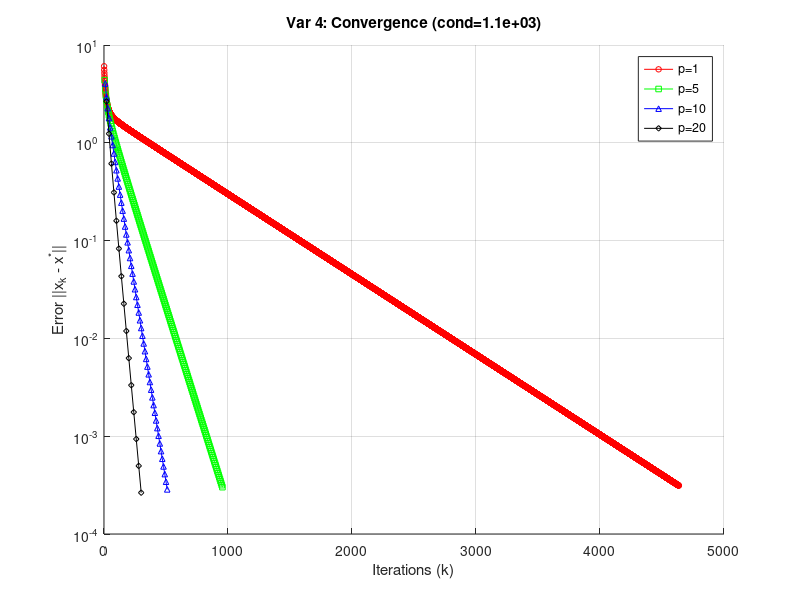

Write the MATLAB code that produced this figure.
function lab3_var4
    clc; close all;

    % Параметры для Варианта 4
    nx = 6;
    ny = 6;

    % Точность e^-10
    eps_val = exp(-10);

    % 1. Формирование матрицы
    A = gallery('wathen', nx, ny);
    n = size(A, 1);

    fprintf('=== ВАРИАНТ 4 (nx=%d, ny=%d, size=%dx%d) ===\n', nx, ny, n, n);

    % 2. Спектральный анализ
    opts.tol = 1e-6;
    % ИСПРАВЛЕНИЕ: Используем 'LM' и 'SM' вместо 'largestabs'/'smallestabs'
    M = eigs(A, 1, 'LM', opts);
    m = eigs(A, 1, 'SM', opts);

    % M и m могут вернуться как векторы или матрицы 1x1, берем значения
    M = abs(M(1));
    m = abs(m(1));

    condA = M / m;

    % 3. Теоретические оценки сходимости
    nu_iter_theor = (M - m) / (M + m);
    nu_rich_theor = (sqrt(condA) - 1) / (sqrt(condA) + 1);

    % 4. Модельная задача
    x_true = rand(n, 1);
    b = A * x_true;
    x0_start = zeros(n, 1);

    fprintf('\n%-10s | %-10s | %-10s | %-5s | %-8s | %-10s\n', ...
        'cond(A)', 'nu_iter', 'nu_rich', 'p', 'k (iter)', 'nu (fact)');
    fprintf('%s\n', repmat('-', 1, 70));

    pp = [1, 5, 10, 20];

    figure(1); hold on; grid on;
    colors = ['r', 'g', 'b', 'k'];
    styles = {'-o', '-s', '-^', '-d'};

    for idx = 1:length(pp)
        p = pp(idx);

        alpha = zeros(1, p);
        for i = 0:p-1
            root_cheb = (M + m)/2 + ((M - m)/2) * cos((2*i + 1)*pi / (2*p));
            alpha(i+1) = 1 / root_cheb;
        end

        x = x0_start;
        k = 0;
        err_history = [];
        initial_err = norm(x - x_true);

        while true
            for j = 1:p
                r = A*x - b;
                x = x - alpha(j) * r;
            end
            k = k + p;

            curr_err = norm(x - x_true);
            err_history(end+1) = curr_err;

            if curr_err <= eps_val * initial_err
                break;
            end

            if k > 50000
                fprintf(' No conv p=%d ', p);
                break;
            end
        end

        nu_fact = (curr_err / initial_err)^(1/k);

        if idx == 1
            fprintf('%-10.2e | %-10.4f | %-10.4f | %-5d | %-8d | %-10.4f\n', ...
                condA, nu_iter_theor, nu_rich_theor, p, k, nu_fact);
        else
            fprintf('%-10s | %-10s | %-10s | %-5d | %-8d | %-10.4f\n', ...
                '', '', '', p, k, nu_fact);
        end

        iter_axis = p:p:k;
        semilogy(iter_axis, err_history, [styles{idx} colors(idx)], ...
            'DisplayName', sprintf('p=%d', p), 'MarkerSize', 4);
    end

    xlabel('Iterations (k)');
    ylabel('Error ||x_k - x^*||');
    title(sprintf('Var 4: Convergence (cond=%.1e)', condA));
    legend('show');
end
